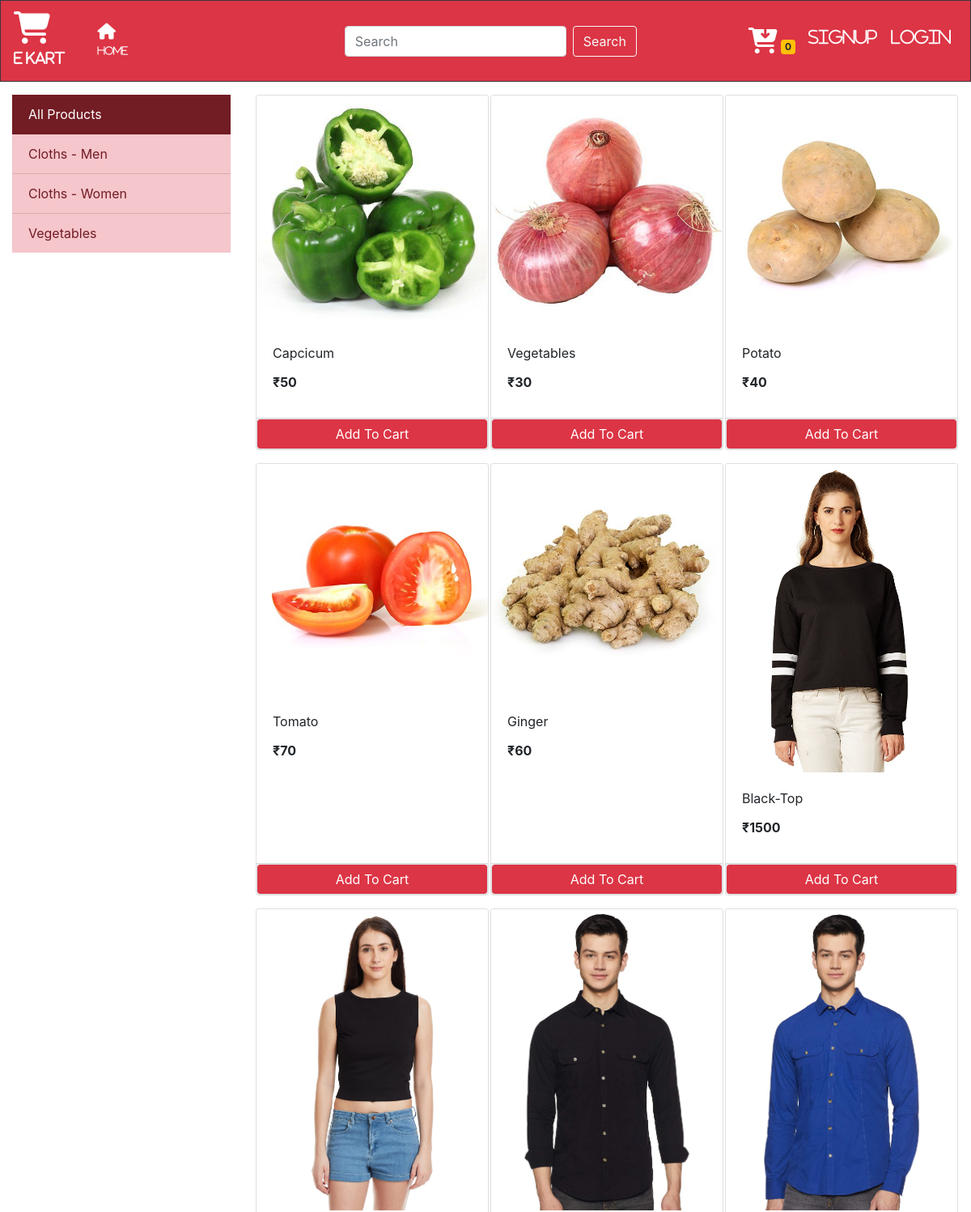
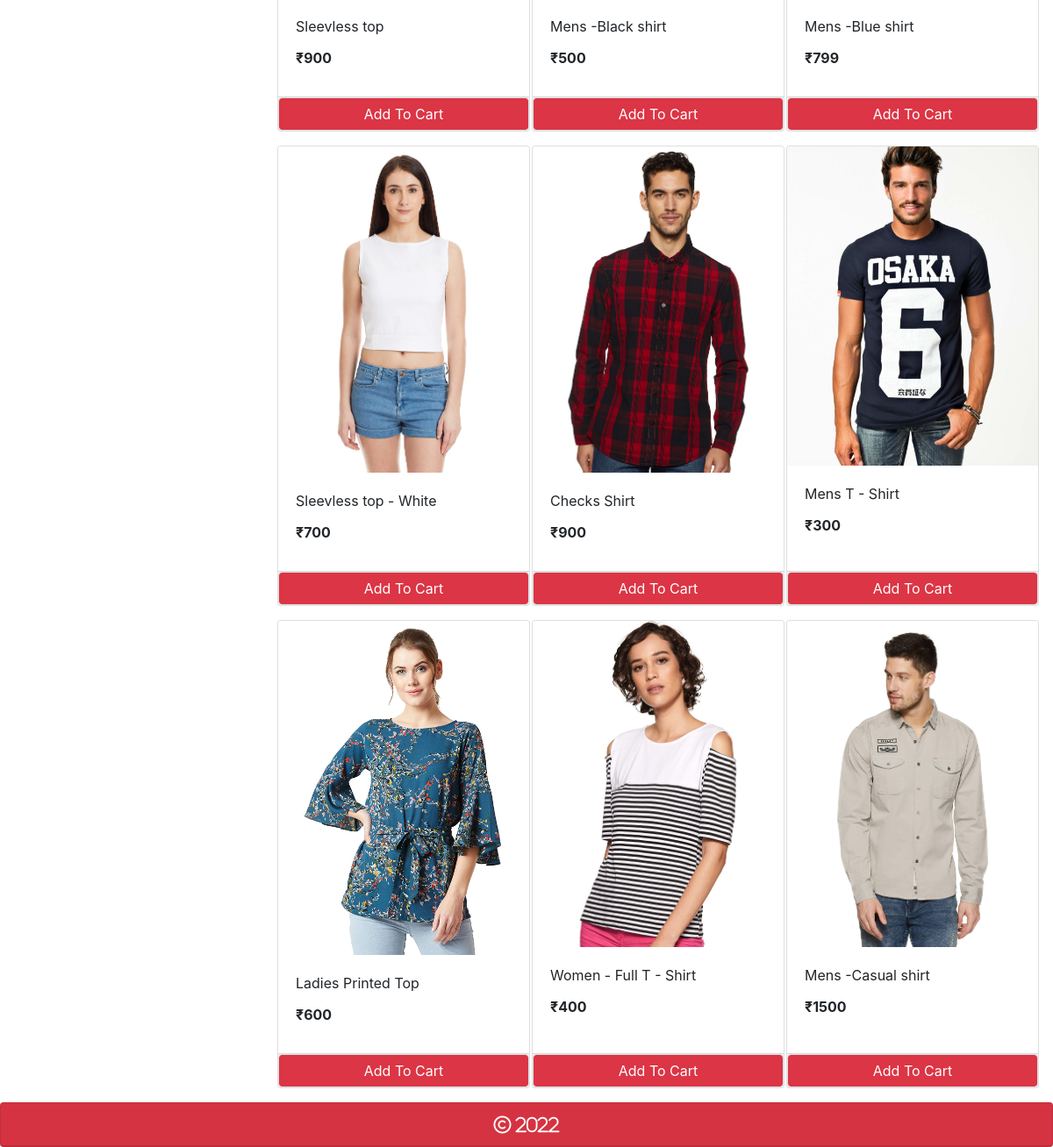
The page / on the database its author committed (2 pictures, top to bottom).
### store/models/category.py (models this page shows, shortened)
class Category(models.Model):
    name = models.CharField(max_length=20)
    @staticmethod
    def get_all_categories():
        return Category.objects.all()

### store/models/product.py (models this page shows, shortened)
class Product(models.Model):
    name = models.CharField(max_length=50)
    price = models.IntegerField(default=0)
    category = models.ForeignKey(Category, on_delete=models.CASCADE, default=1)
    description = models.CharField(max_length=200, default='', null=True, blank=True)
    image = models.ImageField(upload_to='uploads/products/')
    @staticmethod
    def get_all_products():
        return Product.objects.all()

### store/views/home.py (the view, shortened to what this page needs)
# urls.py: path('', Index.as_view(), name='homepage'),
class Index(View):
    def get(self, request):
        cart = request.session.get('cart')
        if not cart:
            request.session['cart'] = {}
        products = None
        categories = Category.get_all_categories()
        categoryID = request.GET.get('category')
        if categoryID:
            products = Product.get_all_categories_by_categoryid(categoryID)
        else:
            products = Product.get_all_products();
        data = {}
        data['products'] = products
        data['categories'] = categories
        print('You are ', request.session.get('email'))
        return render(request, 'index.html', data)

### store/templatetags/cart.py (called while the page is built)
@register.filter(name='is_in_cart')
def is_in_cart(product, cart):
    keys = cart.keys()
    for id in keys:
        if int(id) == product.id:
            return True
    return False

### store/templatetags/custom_filter.py (called while the page is built)
@register.filter(name='currency')
def currency(number):
    return "₹"+str(number)

### store/templates/index.html (shortened to what this page needs)
{% extends 'base.html' %}
{% block content %}
{% load cart %}
{% load custom_filter%}
    <div class="container-fluid mt-3 mx-auto">
        <div class="row">
          <div class="col-lg-3">
            <div class="list-group-flush">
              <a href="/" class="list-group-item list-group-item-action list-group-item-danger active">All Products</a>
              {% for category in categories %}
                <a href="/?category={{category.id}}" class="list-group-item list-group-item-action list-group-item-danger">{{category.name}}</a>
              {% endfor %}
            </div>
          </div>
          <div id="products" class="col-lg-9 mx-auto">
            <div class="row mx-auto">
              {% for product in products %}
              <div class="card mx-auto mb-3" id={{product.id}} style="width: 18rem;">
                <img class="card-img-top" src="{{product.image.url}}" alt="Card image cap">
                <div class="card-body">
                  <p class="card-title">{{product.name}}</p>
                  <p class="card-title"><b>{{product.price|currency}}</b></p>
                </div>
                <div class="card-footer p-0 no-gutters">
                  {% if product|is_in_cart:request.session.cart %}
                    <div class="row no-gutters">
                      <form action="/#{{product.id}}" method="post" class="col-2">
                        {% csrf_token %}
                        <input hidden type="text" name="product" value='{{product.id}}'>
                        <input hidden type="text" name="remove" value='True'>
                        <input type="submit" value=" - " class="btn-block btn-outline-danger">
                      </form>
                      <div class="text-center col bg-danger text-white">{{product|cart_quantity:request.session.cart}} in Cart</div>
                      <form action="/#{{product.id}}" method="post" class="col-2">
                        {% csrf_token %}
                        <input hidden type="text" name="product" value='{{product.id}}'>
                        <input type="submit" value=" + " class="btn-block btn-outline-danger">
                      </form>
                    </div>
                  {% else %}
                    <form action="/#{{product.id}}" method="POST" class="btn-block">
                      <input type="submit" class="float-right btn btn-danger border form-control" value="Add To Cart">
                    </form>
                  {% endif %}
                </div>
              </div>
              {% endfor %}
              </div>
          </div>
        </div>
    </div>
{% endblock %}

### store/templates/base.html (shortened to what this page needs)
<!doctype html>
<html lang="en">
  <head>
    <link rel="stylesheet" href="https://cdn.jsdelivr.net/npm/bootstrap@4.0.0/dist/css/bootstrap.min.css">
  </head>
  <body>
    <nav class="navbar navbar-expand-lg navbar-light bg-danger border border-dark">
      <a class="navbar-brand" href="/"><i class="fa-solid fa-cart-shopping fa-2x" style="color: white;"> </i> <br>
        <i class="fa-solid fa-sm" style="color: white;" > E Kart</i>
      </a>
      <div class="collapse navbar-collapse" id="navbarSupportedContent">
        <ul class="navbar-nav mr-auto">
          <li class="nav-item active">
            <a class="nav-link" href="#"></a>
          </li>
          <li class="nav-item active">
            <a class="nav-link" href="/"><i class="fa-solid fa-home fa-lg" style="color: white;" ></i><br>
                                          <i class="fa-regular fa-xs" style="color: white;" >Home</i>
                                          <span class="sr-only">(current)</span></a>
          </li>
        </ul>
        <ul class="navbar-nav mx-0 mx-auto">
              <input class="form-control mr-sm-2 " type="search" placeholder="Search" aria-label="Search">
              <button class="btn btn-outline-light my-2 my-sm-0" type="submit">Search</button>
        </ul>
        <ul class="navbar-nav my-2 my-lg-0">
          <li class="nav-item">
            <a class="nav-link" href="/cart"><i class="fa-solid fa-cart-arrow-down fa-2x" style="color: white;;"></i>
              <span class="badge badge-warning">{{request.session.cart.keys|length}}</span>
              <span class="sr-only">(current)</span></a>
          </li>
          {% if request.session.customer %}
            <li class="nav-item">
              <a class="nav-link" href="/orders"><i class="fa-regular fa-lg" style="color: white;" >Orders</i> <span class="sr-only">(current)</span></a>
            </li>
            <li class="nav-item">
              <a class="nav-link" href="/logout"><i class="fa-regular fa-lg" style="color: white;" >Logout</i> <span class="sr-only">(current)</span></a>
            </li>
          {% else %}
            <li class="nav-item">
              <a class="nav-link" href="/signup"><i class="fa-regular fa-lg" style="color: white;" >Signup</i> <span class="sr-only">(current)</span></a>
            </li>
            <li class="nav-item">
              <a class="nav-link" href="/login"><i class="fa-regular fa-lg" style="color: white;" >Login</i> <span class="sr-only">(current)</span></a>
            </li>
          {% endif %}
        </ul>
      </div>
    </nav>
    <div>
        {% block content %}
        {% endblock %}
    </div>
    <div class="card text-center bg-danger">
      <div class="card-header">
        <i class="fa-regular fa-copyright fa-lg" style="color: white;"> 2022</i>
      </div>
    </div>
  </body>
</html>

### rows shown on the page
Category: name "Cloths - Men"
Category: name "Cloths - Women"
Category: name "Vegetables"
Product: image (picture), name "Capcicum", price "₹50"
Product: image (picture), name "Vegetables", price "₹30"
Product: image (picture), name "Potato", price "₹40"
Product: image (picture), name "Tomato", price "₹70"
Product: image (picture), name "Ginger", price "₹60"
Product: image (picture), name "Black-Top", price "₹1500"
Product: image (picture), name "Sleevless top", price "₹900"
Product: image (picture), name "Mens -Black shirt", price "₹500"
Product: image (picture), name "Mens -Blue shirt", price "₹799"
Product: image (picture), name "Sleevless top - White", price "₹700"
Product: image (picture), name "Checks Shirt", price "₹900"
Product: image (picture), name "Mens T - Shirt", price "₹300"
Product: image (picture), name "Ladies Printed Top", price "₹600"
Product: image (picture), name "Women - Full T - Shirt", price "₹400"
Product: {{ product.id }} 18 (drawn), image (picture), name "Mens -Casual shirt", price "₹1500"

### other values the page prints
{{ request.session.cart.keys|length }} "0"
